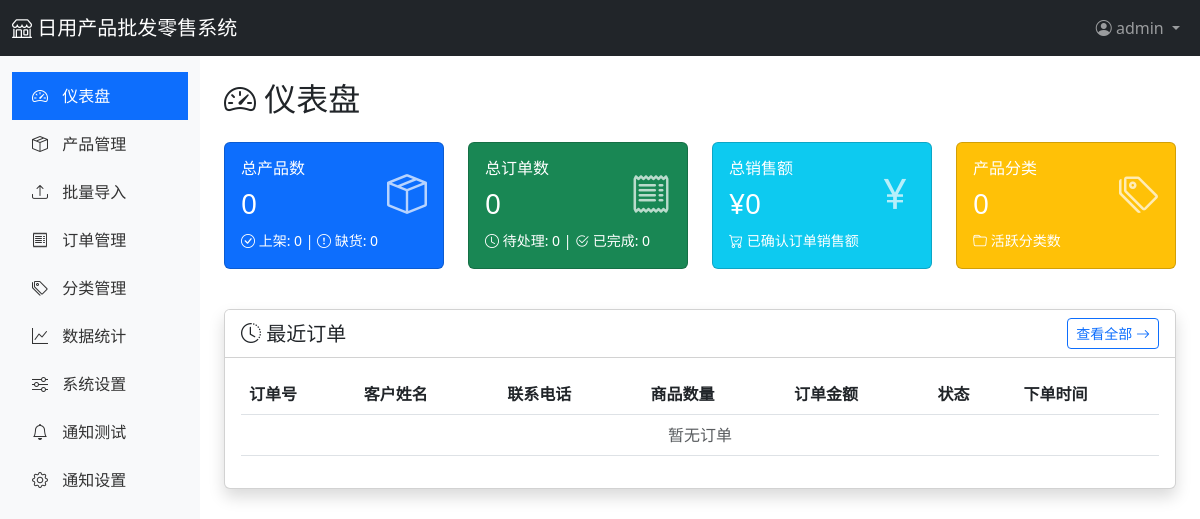
The app's page /admin/dashboard (signed in), older data.
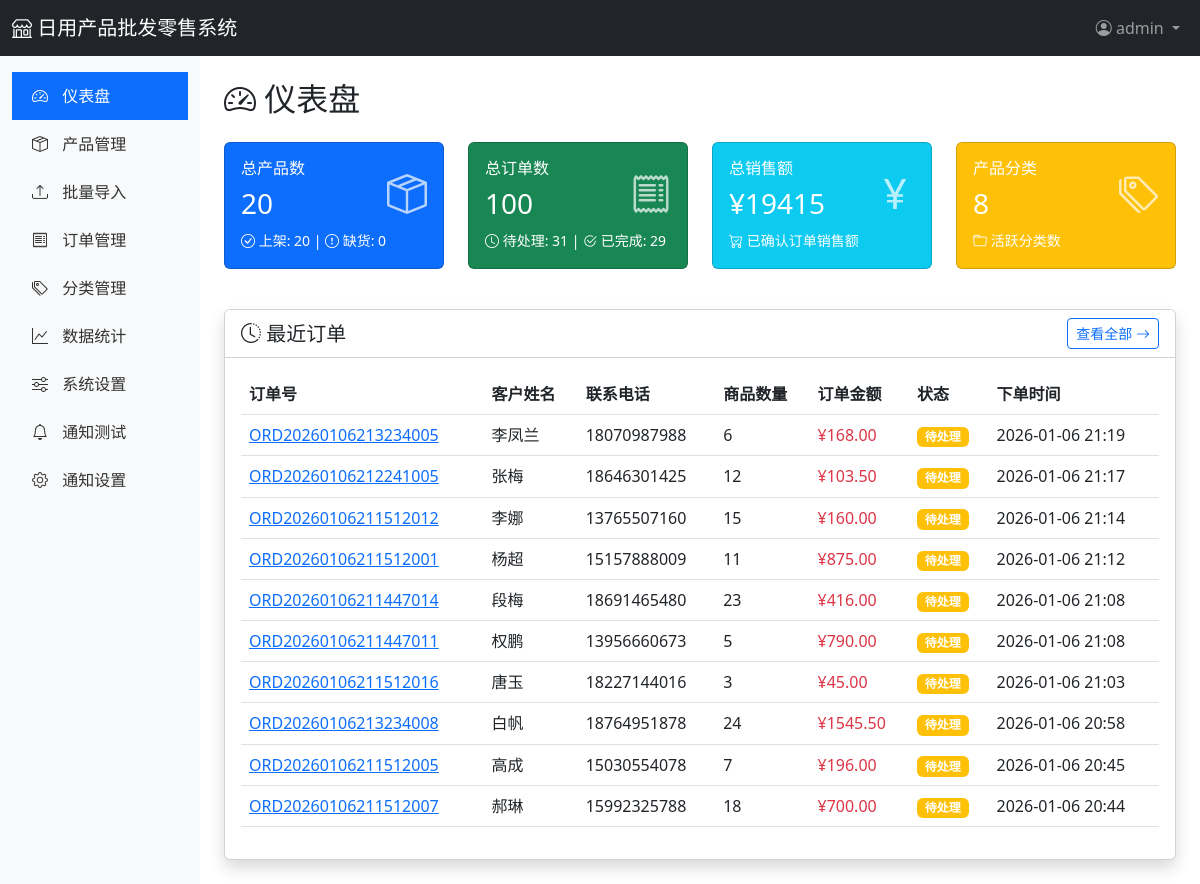
The same page, newer data.
### app/models.py (models this page shows, shortened)
class Order(db.Model):
    __tablename__ = 'orders'
    id = db.Column(db.Integer, primary_key=True)
    order_no = db.Column(db.String(50), unique=True, nullable=False, index=True)  # 订单号
    customer_name = db.Column(db.String(100), nullable=False)
    customer_phone = db.Column(db.String(20))
    customer_email = db.Column(db.String(120))
    customer_address = db.Column(db.Text)
    total_amount = db.Column(db.Float, default=0)  # 总金额
    total_quantity = db.Column(db.Integer, default=0)  # 总数量
    status = db.Column(db.String(20), default='pending')  # pending, confirmed, shipped, completed, cancelled
    notes = db.Column(db.Text)  # 备注
    notified = db.Column(db.Boolean, default=False)  # 是否已通知
    created_at = db.Column(db.DateTime, default=datetime.utcnow)
    updated_at = db.Column(db.DateTime, default=datetime.utcnow, onupdate=datetime.utcnow)
    user_id = db.Column(db.Integer, db.ForeignKey('users.id'))
    items = db.relationship('OrderItem', backref='order', lazy='dynamic', cascade='all, delete-orphan')

### app/routes/admin.py (the view)
@admin_bp.route('/dashboard')
@login_required
def dashboard():
    from app.services.order_service import OrderService
    stats = {
        'products': {
            'total': Product.query.count(),
            'active': Product.query.filter_by(status='active').count(),
            'out_of_stock': Product.query.filter(Product.stock == 0).count()
        },
        'orders': OrderService.get_order_statistics(),
        'categories': Category.query.count()
    }
    recent_orders = Order.query.order_by(Order.created_at.desc()).limit(10).all()
    return render_template('admin/dashboard.html', stats=stats, recent_orders=recent_orders)

### app/services/order_service.py (called while the page is built)
    @staticmethod
    def get_order_statistics():
        total_orders = Order.query.count()
        pending_orders = Order.query.filter_by(status='pending').count()
        confirmed_orders = Order.query.filter_by(status='confirmed').count()
        completed_orders = Order.query.filter_by(status='completed').count()
        cancelled_orders = Order.query.filter_by(status='cancelled').count()
        total_sales = db.session.query(db.func.sum(Order.total_amount)).filter(
            Order.status.in_(['confirmed', 'shipped', 'completed'])
        ).scalar() or 0
        return {
            'total_orders': total_orders,
            'pending_orders': pending_orders,
            'confirmed_orders': confirmed_orders,
            'completed_orders': completed_orders,
            'cancelled_orders': cancelled_orders,
            'total_sales': total_sales
        }

### app/templates/admin/dashboard.html (shortened to what the changed rows need)
{% extends "admin/base.html" %}
{% block content %}
<h2 class="mb-4">
    <i class="bi bi-speedometer2"></i> 仪表盘
</h2>
<div class="row mb-4">
    <div class="col-md-3">
        <div class="card stat-card bg-primary text-white mb-3">
            <div class="card-body">
                <div class="d-flex justify-content-between">
                    <div>
                        <h6 class="card-title">总产品数</h6>
                        <h3>{{ stats.products.total }}</h3>
                    </div>
                    <div class="align-self-center">
                    </div>
                </div>
                <small>
                    <i class="bi bi-check-circle"></i> 上架: {{ stats.products.active }} |
                    <i class="bi bi-exclamation-circle"></i> 缺货: {{ stats.products.out_of_stock }}
                </small>
            </div>
        </div>
    </div>
    <div class="col-md-3">
        <div class="card stat-card bg-success text-white mb-3">
            <div class="card-body">
                <div class="d-flex justify-content-between">
                    <div>
                        <h6 class="card-title">总订单数</h6>
                        <h3>{{ stats.orders.total_orders }}</h3>
                    </div>
                    <div class="align-self-center">
                    </div>
                </div>
                <small>
                    <i class="bi bi-clock"></i> 待处理: {{ stats.orders.pending_orders }} |
                    <i class="bi bi-check2-circle"></i> 已完成: {{ stats.orders.completed_orders }}
                </small>
            </div>
        </div>
    </div>
    <div class="col-md-3">
        <div class="card stat-card bg-info text-white mb-3">
            <div class="card-body">
                <div class="d-flex justify-content-between">
                    <div>
                        <h6 class="card-title">总销售额</h6>
                        <h3>¥{{ "%.0f"|format(stats.orders.total_sales) }}</h3>
                    </div>
                </div>
            </div>
        </div>
    </div>
    <div class="col-md-3">
        <div class="card stat-card bg-warning text-white mb-3">
            <div class="card-body">
                <div class="d-flex justify-content-between">
                    <div>
                        <h6 class="card-title">产品分类</h6>
                        <h3>{{ stats.categories }}</h3>
                    </div>
                </div>
            </div>
        </div>
    </div>
</div>
<div class="card shadow">
    <div class="card-body">
        <div class="table-responsive">
            <table class="table table-hover">
                <thead>
                    <tr>
                        <th>订单号</th>
                        <th>客户姓名</th>
                        <th>联系电话</th>
                        <th>商品数量</th>
                        <th>订单金额</th>
                        <th>状态</th>
                        <th>下单时间</th>
                    </tr>
                </thead>
                <tbody>
                    {% if recent_orders %}
                        {% for order in recent_orders %}
                        <tr>
                            <td><a href="{{ url_for('admin.order_detail', order_id=order.id) }}">{{ order.order_no }}</a></td>
                            <td>{{ order.customer_name }}</td>
                            <td>{{ order.customer_phone or '-' }}</td>
                            <td>{{ order.total_quantity }}</td>
                            <td class="text-danger">¥{{ "%.2f"|format(order.total_amount) }}</td>
                            <td>
                                {% if order.status == 'pending' %}
                                    <span class="badge bg-warning">待处理</span>
                                {% elif order.status == 'confirmed' %}
                                    <span class="badge bg-info">已确认</span>
                                {% elif order.status == 'shipped' %}
                                    <span class="badge bg-primary">已发货</span>
                                {% elif order.status == 'completed' %}
                                    <span class="badge bg-success">已完成</span>
                                {% elif order.status == 'cancelled' %}
                                    <span class="badge bg-danger">已取消</span>
                                {% endif %}
                            </td>
                            <td>{{ order.created_at.strftime('%Y-%m-%d %H:%M') }}</td>
                        </tr>
                        {% endfor %}
                    {% else %}
                        <tr>
                            <td colspan="7" class="text-center text-muted">暂无订单</td>
                        </tr>
                    {% endif %}
                </tbody>
            </table>
        </div>
    </div>
</div>
{% endblock %}

Row changes from the older to the newer data that the page shows:
added Order: order_no "ORD20260106213234005", customer_name "李凤兰", customer_phone "18070987988", total_quantity "6", total_amount "168.00", status "待处理", created_at "2026-01-06 21:19"
added Order: order_no "ORD20260106212241005", customer_name "张梅", customer_phone "18646301425", total_quantity "12", total_amount "103.50", status "待处理", created_at "2026-01-06 21:17"
added Order: order_no "ORD20260106211512012", customer_name "李娜", customer_phone "13765507160", total_quantity "15", total_amount "160.00", status "待处理", created_at "2026-01-06 21:14"
added Order: order_no "ORD20260106211512001", customer_name "杨超", customer_phone "15157888009", total_quantity "11", total_amount "875.00", status "待处理", created_at "2026-01-06 21:12"
added Order: order_no "ORD20260106211447014", customer_name "段梅", customer_phone "18691465480", total_quantity "23", total_amount "416.00", status "待处理", created_at "2026-01-06 21:08"
added Order: order_no "ORD20260106211447011", customer_name "权鹏", customer_phone "13956660673", total_quantity "5", total_amount "790.00", status "待处理", created_at "2026-01-06 21:08"
added Order: order_no "ORD20260106211512016", customer_name "唐玉", customer_phone "18227144016", total_quantity "3", total_amount "45.00", status "待处理", created_at "2026-01-06 21:03"
added Order: order_no "ORD20260106213234008", customer_name "白帆", customer_phone "18764951878", total_quantity "24", total_amount "1545.50", status "待处理", created_at "2026-01-06 20:58"
added Order: order_no "ORD20260106211512005", customer_name "高成", customer_phone "15030554078", total_quantity "7", total_amount "196.00", status "待处理", created_at "2026-01-06 20:45"
added Order: order_no "ORD20260106211512007", customer_name "郝琳", customer_phone "15992325788", total_quantity "18", total_amount "700.00", status "待处理", created_at "2026-01-06 20:44"
Text that changed along with them:
{{ stats.products.total }}: "0" → "20"
{{ stats.products.active }}: "0" → "20"
{{ stats.orders.total_orders }}: "0" → "100"
{{ stats.orders.pending_orders }}: "0" → "31"
{{ stats.orders.completed_orders }}: "0" → "29"
{{ "%.0f"|format(stats.orders.total_sales) }}: "0" → "19415"
{{ stats.categories }}: "0" → "8"
text no longer shown: "暂无订单"
